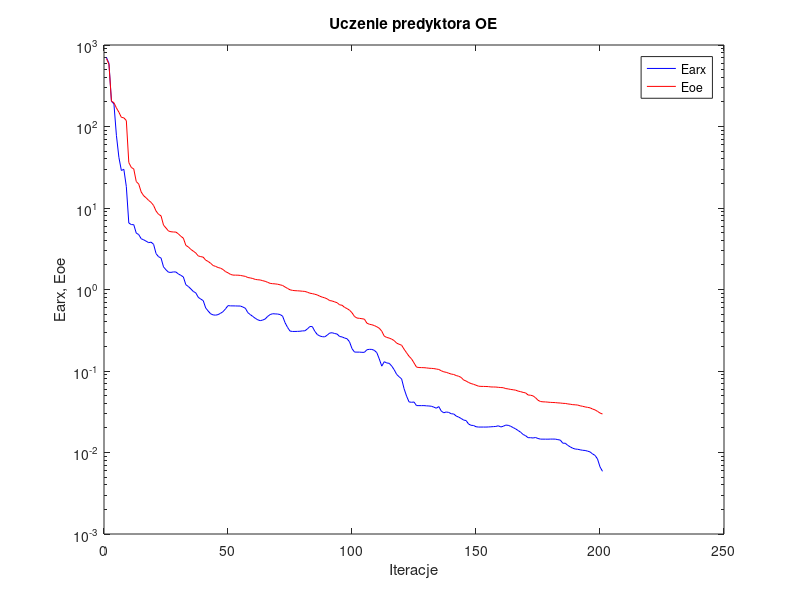
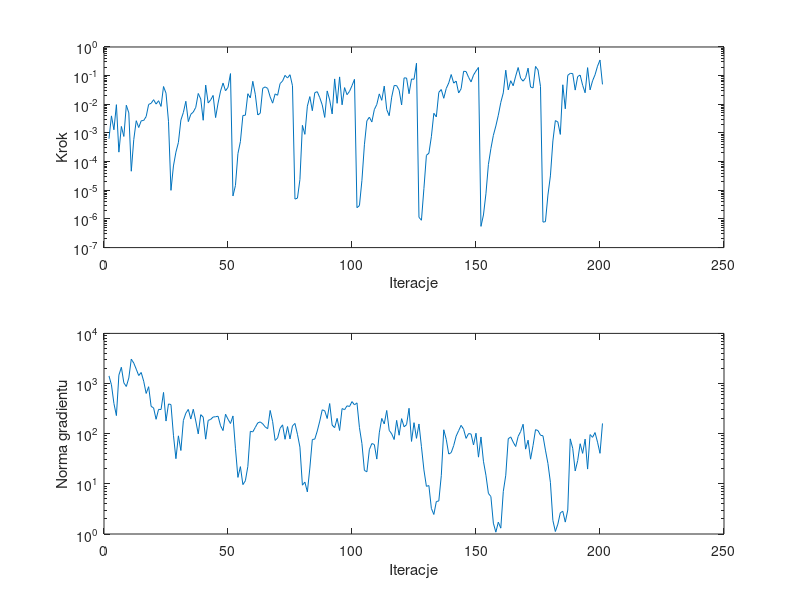

The MATLAB script that drew these images, in order:
%uczenie predyktora oe
clear all;
n=0; farx(n+1)=7.030927e+002; foe(n+1)=6.814515e+002; wspucz(n+1)=0.000000e+000; ng(n+1)=0.000000e+000;
%odnowa zmiennej metryki
n=1; farx(n+1)=5.947881e+002; foe(n+1)=5.776772e+002; krok(n+1)=6.298318e-004; ng(n+1)=1.421166e+003;
n=2; farx(n+1)=2.037492e+002; foe(n+1)=2.048231e+002; krok(n+1)=3.941672e-003; ng(n+1)=9.429995e+002;
n=3; farx(n+1)=1.898556e+002; foe(n+1)=1.957721e+002; krok(n+1)=1.293420e-003; ng(n+1)=4.003319e+002;
n=4; farx(n+1)=7.797061e+001; foe(n+1)=1.689648e+002; krok(n+1)=9.707132e-003; ng(n+1)=2.296846e+002;
n=5; farx(n+1)=4.188484e+001; foe(n+1)=1.497450e+002; krok(n+1)=2.141893e-004; ng(n+1)=1.473826e+003;
n=6; farx(n+1)=2.886423e+001; foe(n+1)=1.295474e+002; krok(n+1)=1.689356e-003; ng(n+1)=2.112290e+003;
n=7; farx(n+1)=2.983957e+001; foe(n+1)=1.278010e+002; krok(n+1)=7.553219e-004; ng(n+1)=1.032989e+003;
n=8; farx(n+1)=1.834770e+001; foe(n+1)=1.182483e+002; krok(n+1)=9.281129e-003; ng(n+1)=8.738879e+002;
n=9; farx(n+1)=6.547914e+000; foe(n+1)=3.613750e+001; krok(n+1)=5.022246e-003; ng(n+1)=1.292656e+003;
n=10; farx(n+1)=6.260327e+000; foe(n+1)=3.147544e+001; krok(n+1)=4.621295e-005; ng(n+1)=3.064148e+003;
n=11; farx(n+1)=6.243544e+000; foe(n+1)=3.012332e+001; krok(n+1)=5.859613e-004; ng(n+1)=2.560797e+003;
n=12; farx(n+1)=4.925602e+000; foe(n+1)=2.112980e+001; krok(n+1)=2.677949e-003; ng(n+1)=1.935992e+003;
n=13; farx(n+1)=4.720490e+000; foe(n+1)=1.966508e+001; krok(n+1)=1.548092e-003; ng(n+1)=1.443909e+003;
n=14; farx(n+1)=4.197288e+000; foe(n+1)=1.573155e+001; krok(n+1)=2.659087e-003; ng(n+1)=1.662446e+003;
n=15; farx(n+1)=4.068684e+000; foe(n+1)=1.412521e+001; krok(n+1)=2.728971e-003; ng(n+1)=1.114882e+003;
n=16; farx(n+1)=3.913281e+000; foe(n+1)=1.332212e+001; krok(n+1)=3.739948e-003; ng(n+1)=6.347531e+002;
n=17; farx(n+1)=3.760732e+000; foe(n+1)=1.238976e+001; krok(n+1)=9.899545e-003; ng(n+1)=8.653780e+002;
n=18; farx(n+1)=3.809947e+000; foe(n+1)=1.172305e+001; krok(n+1)=1.082825e-002; ng(n+1)=3.508114e+002;
n=19; farx(n+1)=3.582956e+000; foe(n+1)=1.072618e+001; krok(n+1)=1.448480e-002; ng(n+1)=3.270343e+002;
n=20; farx(n+1)=2.752001e+000; foe(n+1)=9.168508e+000; krok(n+1)=1.019447e-002; ng(n+1)=1.937960e+002;
n=21; farx(n+1)=2.525275e+000; foe(n+1)=8.360735e+000; krok(n+1)=1.333847e-002; ng(n+1)=3.056204e+002;
n=22; farx(n+1)=2.430915e+000; foe(n+1)=8.013838e+000; krok(n+1)=8.442897e-003; ng(n+1)=3.033149e+002;
n=23; farx(n+1)=1.893466e+000; foe(n+1)=6.165705e+000; krok(n+1)=4.171530e-002; ng(n+1)=6.650550e+002;
n=24; farx(n+1)=1.744262e+000; foe(n+1)=5.681522e+000; krok(n+1)=2.452306e-002; ng(n+1)=1.786286e+002;
n=25; farx(n+1)=1.628924e+000; foe(n+1)=5.219562e+000; krok(n+1)=2.559883e-003; ng(n+1)=3.920226e+002;
%odnowa zmiennej metryki
n=26; farx(n+1)=1.621962e+000; foe(n+1)=5.113424e+000; krok(n+1)=9.952471e-006; ng(n+1)=3.811896e+002;
n=27; farx(n+1)=1.644373e+000; foe(n+1)=5.078007e+000; krok(n+1)=7.066590e-005; ng(n+1)=9.318180e+001;
n=28; farx(n+1)=1.640549e+000; foe(n+1)=5.064005e+000; krok(n+1)=2.141893e-004; ng(n+1)=3.174422e+001;
n=29; farx(n+1)=1.549983e+000; foe(n+1)=4.813638e+000; krok(n+1)=4.676141e-004; ng(n+1)=9.061642e+001;
n=30; farx(n+1)=1.492006e+000; foe(n+1)=4.494107e+000; krok(n+1)=2.818159e-003; ng(n+1)=4.621526e+001;
n=31; farx(n+1)=1.425725e+000; foe(n+1)=4.265516e+000; krok(n+1)=5.167850e-003; ng(n+1)=1.831280e+002;
n=32; farx(n+1)=1.144447e+000; foe(n+1)=3.478004e+000; krok(n+1)=1.275465e-002; ng(n+1)=2.568317e+002;
n=33; farx(n+1)=1.088920e+000; foe(n+1)=3.329458e+000; krok(n+1)=2.487486e-003; ng(n+1)=3.047930e+002;
n=34; farx(n+1)=1.017310e+000; foe(n+1)=3.105982e+000; krok(n+1)=4.481633e-003; ng(n+1)=1.961992e+002;
n=35; farx(n+1)=9.466320e-001; foe(n+1)=2.957830e+000; krok(n+1)=5.368339e-003; ng(n+1)=3.070572e+002;
n=36; farx(n+1)=9.105392e-001; foe(n+1)=2.806854e+000; krok(n+1)=7.837498e-003; ng(n+1)=1.795714e+002;
n=37; farx(n+1)=8.021797e-001; foe(n+1)=2.581394e+000; krok(n+1)=2.387143e-002; ng(n+1)=9.905070e+001;
n=38; farx(n+1)=7.628581e-001; foe(n+1)=2.533164e+000; krok(n+1)=1.542549e-002; ng(n+1)=2.393976e+002;
n=39; farx(n+1)=7.314177e-001; foe(n+1)=2.494947e+000; krok(n+1)=2.774090e-003; ng(n+1)=2.142533e+002;
n=40; farx(n+1)=5.940396e-001; foe(n+1)=2.291241e+000; krok(n+1)=4.676808e-002; ng(n+1)=7.783671e+001;
n=41; farx(n+1)=5.444608e-001; foe(n+1)=2.210252e+000; krok(n+1)=1.111520e-002; ng(n+1)=1.841834e+002;
n=42; farx(n+1)=5.031194e-001; foe(n+1)=2.095682e+000; krok(n+1)=1.417782e-002; ng(n+1)=1.924395e+002;
n=43; farx(n+1)=4.880677e-001; foe(n+1)=1.969607e+000; krok(n+1)=2.038894e-002; ng(n+1)=2.148989e+002;
n=44; farx(n+1)=4.844149e-001; foe(n+1)=1.920343e+000; krok(n+1)=3.442236e-003; ng(n+1)=2.181063e+002;
n=45; farx(n+1)=4.918915e-001; foe(n+1)=1.861284e+000; krok(n+1)=1.109636e-002; ng(n+1)=2.229649e+002;
n=46; farx(n+1)=5.109922e-001; foe(n+1)=1.825710e+000; krok(n+1)=2.900728e-002; ng(n+1)=1.441812e+002;
n=47; farx(n+1)=5.346746e-001; foe(n+1)=1.758560e+000; krok(n+1)=5.507577e-002; ng(n+1)=1.153808e+002;
n=48; farx(n+1)=5.791243e-001; foe(n+1)=1.656727e+000; krok(n+1)=2.963700e-002; ng(n+1)=2.447624e+002;
n=49; farx(n+1)=6.340789e-001; foe(n+1)=1.602605e+000; krok(n+1)=3.904156e-002; ng(n+1)=1.943609e+002;
n=50; farx(n+1)=6.299161e-001; foe(n+1)=1.532966e+000; krok(n+1)=1.178633e-001; ng(n+1)=1.597149e+002;
%odnowa zmiennej metryki
n=51; farx(n+1)=6.295069e-001; foe(n+1)=1.502644e+000; krok(n+1)=6.333436e-006; ng(n+1)=2.259144e+002;
n=52; farx(n+1)=6.285676e-001; foe(n+1)=1.500415e+000; krok(n+1)=1.469853e-005; ng(n+1)=5.131249e+001;
n=53; farx(n+1)=6.271569e-001; foe(n+1)=1.498801e+000; krok(n+1)=1.897438e-004; ng(n+1)=1.344915e+001;
n=54; farx(n+1)=6.268236e-001; foe(n+1)=1.488581e+000; krok(n+1)=5.011162e-004; ng(n+1)=2.203888e+001;
n=55; farx(n+1)=6.093095e-001; foe(n+1)=1.467866e+000; krok(n+1)=4.077649e-003; ng(n+1)=9.656821e+000;
n=56; farx(n+1)=5.889582e-001; foe(n+1)=1.449382e+000; krok(n+1)=4.150488e-003; ng(n+1)=1.152250e+001;
n=57; farx(n+1)=5.196972e-001; foe(n+1)=1.402181e+000; krok(n+1)=2.340953e-002; ng(n+1)=2.227250e+001;
n=58; farx(n+1)=4.919490e-001; foe(n+1)=1.387114e+000; krok(n+1)=1.675780e-002; ng(n+1)=1.116620e+002;
n=59; farx(n+1)=4.669481e-001; foe(n+1)=1.363112e+000; krok(n+1)=6.345766e-002; ng(n+1)=1.087553e+002;
n=60; farx(n+1)=4.432561e-001; foe(n+1)=1.330406e+000; krok(n+1)=2.243330e-002; ng(n+1)=1.335813e+002;
n=61; farx(n+1)=4.248871e-001; foe(n+1)=1.317012e+000; krok(n+1)=4.243204e-003; ng(n+1)=1.642955e+002;
n=62; farx(n+1)=4.146165e-001; foe(n+1)=1.309043e+000; krok(n+1)=4.883941e-003; ng(n+1)=1.717971e+002;
n=63; farx(n+1)=4.218647e-001; foe(n+1)=1.282859e+000; krok(n+1)=3.620221e-002; ng(n+1)=1.575272e+002;
n=64; farx(n+1)=4.346929e-001; foe(n+1)=1.259813e+000; krok(n+1)=4.048730e-002; ng(n+1)=1.365066e+002;
n=65; farx(n+1)=4.680289e-001; foe(n+1)=1.223961e+000; krok(n+1)=3.571281e-002; ng(n+1)=1.258006e+002;
n=66; farx(n+1)=4.925266e-001; foe(n+1)=1.189585e+000; krok(n+1)=1.809047e-002; ng(n+1)=2.908053e+002;
n=67; farx(n+1)=5.045243e-001; foe(n+1)=1.178281e+000; krok(n+1)=1.097075e-002; ng(n+1)=1.738377e+002;
n=68; farx(n+1)=5.020614e-001; foe(n+1)=1.172186e+000; krok(n+1)=2.307159e-002; ng(n+1)=7.333562e+001;
n=69; farx(n+1)=5.000657e-001; foe(n+1)=1.161505e+000; krok(n+1)=2.067140e-002; ng(n+1)=8.217787e+001;
n=70; farx(n+1)=4.929639e-001; foe(n+1)=1.141576e+000; krok(n+1)=5.285294e-002; ng(n+1)=1.281072e+002;
n=71; farx(n+1)=4.718590e-001; foe(n+1)=1.121468e+000; krok(n+1)=6.486639e-002; ng(n+1)=1.501216e+002;
n=72; farx(n+1)=3.922725e-001; foe(n+1)=1.073595e+000; krok(n+1)=1.022485e-001; ng(n+1)=7.744618e+001;
n=73; farx(n+1)=3.431623e-001; foe(n+1)=1.030978e+000; krok(n+1)=8.277891e-002; ng(n+1)=1.387747e+002;
n=74; farx(n+1)=3.092013e-001; foe(n+1)=9.920324e-001; krok(n+1)=1.077557e-001; ng(n+1)=7.872581e+001;
n=75; farx(n+1)=3.056076e-001; foe(n+1)=9.759550e-001; krok(n+1)=4.438543e-002; ng(n+1)=1.433014e+002;
%odnowa zmiennej metryki
n=76; farx(n+1)=3.057937e-001; foe(n+1)=9.676170e-001; krok(n+1)=4.920561e-006; ng(n+1)=1.601936e+002;
n=77; farx(n+1)=3.063580e-001; foe(n+1)=9.641496e-001; krok(n+1)=5.317887e-006; ng(n+1)=9.743450e+001;
n=78; farx(n+1)=3.073709e-001; foe(n+1)=9.593280e-001; krok(n+1)=2.372164e-005; ng(n+1)=5.401405e+001;
n=79; farx(n+1)=3.105295e-001; foe(n+1)=9.524341e-001; krok(n+1)=1.846469e-003; ng(n+1)=9.410515e+000;
n=80; farx(n+1)=3.112171e-001; foe(n+1)=9.473419e-001; krok(n+1)=8.954602e-004; ng(n+1)=1.082678e+001;
n=81; farx(n+1)=3.280401e-001; foe(n+1)=9.263522e-001; krok(n+1)=8.625805e-003; ng(n+1)=6.905608e+000;
n=82; farx(n+1)=3.513253e-001; foe(n+1)=9.010767e-001; krok(n+1)=1.856024e-002; ng(n+1)=2.064308e+001;
n=83; farx(n+1)=3.507237e-001; foe(n+1)=8.902369e-001; krok(n+1)=5.980899e-003; ng(n+1)=7.662968e+001;
n=84; farx(n+1)=3.072060e-001; foe(n+1)=8.745283e-001; krok(n+1)=2.552053e-002; ng(n+1)=7.802363e+001;
n=85; farx(n+1)=2.804216e-001; foe(n+1)=8.576317e-001; krok(n+1)=2.753789e-002; ng(n+1)=1.135741e+002;
n=86; farx(n+1)=2.690874e-001; foe(n+1)=8.278198e-001; krok(n+1)=1.703693e-002; ng(n+1)=1.784398e+002;
n=87; farx(n+1)=2.637292e-001; foe(n+1)=8.061364e-001; krok(n+1)=9.506102e-003; ng(n+1)=2.993461e+002;
n=88; farx(n+1)=2.624077e-001; foe(n+1)=7.900225e-001; krok(n+1)=3.490481e-003; ng(n+1)=2.869296e+002;
n=89; farx(n+1)=2.754089e-001; foe(n+1)=7.671402e-001; krok(n+1)=2.925850e-002; ng(n+1)=2.008122e+002;
n=90; farx(n+1)=2.921218e-001; foe(n+1)=7.312349e-001; krok(n+1)=1.417782e-002; ng(n+1)=3.993290e+002;
n=91; farx(n+1)=2.948376e-001; foe(n+1)=7.229716e-001; krok(n+1)=4.606611e-003; ng(n+1)=1.484804e+002;
n=92; farx(n+1)=2.883388e-001; foe(n+1)=7.048149e-001; krok(n+1)=7.689657e-002; ng(n+1)=1.317321e+002;
n=93; farx(n+1)=2.841426e-001; foe(n+1)=6.884256e-001; krok(n+1)=1.082825e-002; ng(n+1)=2.020224e+002;
n=94; farx(n+1)=2.651742e-001; foe(n+1)=6.490292e-001; krok(n+1)=9.035956e-002; ng(n+1)=1.159180e+002;
n=95; farx(n+1)=2.618789e-001; foe(n+1)=6.408984e-001; krok(n+1)=9.602589e-003; ng(n+1)=3.173082e+002;
n=96; farx(n+1)=2.538957e-001; foe(n+1)=6.036622e-001; krok(n+1)=3.822127e-002; ng(n+1)=3.010719e+002;
n=97; farx(n+1)=2.488377e-001; foe(n+1)=5.832144e-001; krok(n+1)=2.165649e-002; ng(n+1)=3.599864e+002;
n=98; farx(n+1)=2.281966e-001; foe(n+1)=5.574480e-001; krok(n+1)=2.835564e-002; ng(n+1)=3.488220e+002;
n=99; farx(n+1)=1.881970e-001; foe(n+1)=5.186462e-001; krok(n+1)=4.486659e-002; ng(n+1)=4.367594e+002;
n=100; farx(n+1)=1.707946e-001; foe(n+1)=4.668560e-001; krok(n+1)=7.431643e-002; ng(n+1)=3.754442e+002;
%odnowa zmiennej metryki
n=101; farx(n+1)=1.704842e-001; foe(n+1)=4.465426e-001; krok(n+1)=2.472091e-006; ng(n+1)=4.117503e+002;
n=102; farx(n+1)=1.704753e-001; foe(n+1)=4.428022e-001; krok(n+1)=2.926265e-006; ng(n+1)=1.323494e+002;
n=103; farx(n+1)=1.695168e-001; foe(n+1)=4.380867e-001; krok(n+1)=2.219138e-005; ng(n+1)=6.361564e+001;
n=104; farx(n+1)=1.694724e-001; foe(n+1)=4.329040e-001; krok(n+1)=3.870864e-004; ng(n+1)=1.853731e+001;
n=105; farx(n+1)=1.821714e-001; foe(n+1)=3.863851e-001; krok(n+1)=2.660052e-003; ng(n+1)=1.739130e+001;
n=106; farx(n+1)=1.845190e-001; foe(n+1)=3.747076e-001; krok(n+1)=3.559503e-003; ng(n+1)=4.800562e+001;
n=107; farx(n+1)=1.840734e-001; foe(n+1)=3.694424e-001; krok(n+1)=2.414856e-003; ng(n+1)=6.363256e+001;
n=108; farx(n+1)=1.792425e-001; foe(n+1)=3.610680e-001; krok(n+1)=6.516589e-003; ng(n+1)=6.093340e+001;
n=109; farx(n+1)=1.681337e-001; foe(n+1)=3.490015e-001; krok(n+1)=9.876893e-003; ng(n+1)=3.118847e+001;
n=110; farx(n+1)=1.405791e-001; foe(n+1)=3.346519e-001; krok(n+1)=2.307159e-002; ng(n+1)=1.041649e+002;
n=111; farx(n+1)=1.146834e-001; foe(n+1)=3.080653e-001; krok(n+1)=1.376948e-002; ng(n+1)=2.017494e+002;
n=112; farx(n+1)=1.300313e-001; foe(n+1)=2.677589e-001; krok(n+1)=4.321748e-002; ng(n+1)=1.565471e+002;
n=113; farx(n+1)=1.256002e-001; foe(n+1)=2.581896e-001; krok(n+1)=6.555717e-003; ng(n+1)=2.904144e+002;
n=114; farx(n+1)=1.242348e-001; foe(n+1)=2.535052e-001; krok(n+1)=4.011567e-003; ng(n+1)=1.166240e+002;
n=115; farx(n+1)=1.151059e-001; foe(n+1)=2.460711e-001; krok(n+1)=1.773103e-002; ng(n+1)=9.928056e+001;
n=116; farx(n+1)=1.038214e-001; foe(n+1)=2.361920e-001; krok(n+1)=4.524124e-002; ng(n+1)=7.656956e+001;
n=117; farx(n+1)=9.089600e-002; foe(n+1)=2.197417e-001; krok(n+1)=4.486711e-002; ng(n+1)=1.843879e+002;
n=118; farx(n+1)=8.496233e-002; foe(n+1)=2.129500e-001; krok(n+1)=3.118548e-002; ng(n+1)=9.320683e+001;
n=119; farx(n+1)=8.005270e-002; foe(n+1)=2.072653e-001; krok(n+1)=9.502242e-003; ng(n+1)=1.996250e+002;
n=120; farx(n+1)=6.064281e-002; foe(n+1)=1.851072e-001; krok(n+1)=8.343059e-002; ng(n+1)=1.372720e+002;
n=121; farx(n+1)=4.919262e-002; foe(n+1)=1.675045e-001; krok(n+1)=8.277891e-002; ng(n+1)=1.516782e+002;
n=122; farx(n+1)=4.177058e-002; foe(n+1)=1.514873e-001; krok(n+1)=2.340953e-002; ng(n+1)=3.213442e+002;
n=123; farx(n+1)=4.130253e-002; foe(n+1)=1.410045e-001; krok(n+1)=7.652986e-002; ng(n+1)=7.014457e+001;
n=124; farx(n+1)=4.164384e-002; foe(n+1)=1.257640e-001; krok(n+1)=7.453607e-002; ng(n+1)=1.659022e+002;
n=125; farx(n+1)=3.764053e-002; foe(n+1)=1.117101e-001; krok(n+1)=2.709781e-001; ng(n+1)=8.080750e+001;
%odnowa zmiennej metryki
n=126; farx(n+1)=3.760048e-002; foe(n+1)=1.102835e-001; krok(n+1)=1.138748e-006; ng(n+1)=1.562890e+002;
n=127; farx(n+1)=3.759096e-002; foe(n+1)=1.101221e-001; krok(n+1)=9.006143e-007; ng(n+1)=5.507842e+001;
n=128; farx(n+1)=3.762287e-002; foe(n+1)=1.098531e-001; krok(n+1)=1.164400e-005; ng(n+1)=1.896469e+001;
n=129; farx(n+1)=3.737568e-002; foe(n+1)=1.091777e-001; krok(n+1)=1.662532e-004; ng(n+1)=8.918461e+000;
n=130; farx(n+1)=3.721932e-002; foe(n+1)=1.081591e-001; krok(n+1)=1.959760e-004; ng(n+1)=9.243683e+000;
n=131; farx(n+1)=3.694662e-002; foe(n+1)=1.077467e-001; krok(n+1)=7.394073e-004; ng(n+1)=3.244696e+000;
n=132; farx(n+1)=3.602504e-002; foe(n+1)=1.070706e-001; krok(n+1)=4.862884e-003; ng(n+1)=2.451382e+000;
n=133; farx(n+1)=3.495041e-002; foe(n+1)=1.057232e-001; krok(n+1)=3.625910e-003; ng(n+1)=4.433152e+000;
n=134; farx(n+1)=3.660966e-002; foe(n+1)=1.044724e-001; krok(n+1)=2.611507e-002; ng(n+1)=4.565575e+000;
n=135; farx(n+1)=3.218764e-002; foe(n+1)=1.006417e-001; krok(n+1)=3.280985e-002; ng(n+1)=1.454444e+001;
n=136; farx(n+1)=3.073722e-002; foe(n+1)=9.777523e-002; krok(n+1)=1.622219e-002; ng(n+1)=1.197757e+002;
n=137; farx(n+1)=3.140767e-002; foe(n+1)=9.629986e-002; krok(n+1)=3.571716e-002; ng(n+1)=7.737900e+001;
n=138; farx(n+1)=3.104012e-002; foe(n+1)=9.391662e-002; krok(n+1)=5.553162e-002; ng(n+1)=3.929705e+001;
n=139; farx(n+1)=2.988400e-002; foe(n+1)=9.172739e-002; krok(n+1)=1.093143e-001; ng(n+1)=4.194702e+001;
n=140; farx(n+1)=2.971754e-002; foe(n+1)=9.067030e-002; krok(n+1)=5.483245e-002; ng(n+1)=5.785663e+001;
n=141; farx(n+1)=2.806138e-002; foe(n+1)=8.797819e-002; krok(n+1)=6.458581e-002; ng(n+1)=8.951426e+001;
n=142; farx(n+1)=2.718638e-002; foe(n+1)=8.625023e-002; krok(n+1)=2.476948e-002; ng(n+1)=1.150207e+002;
n=143; farx(n+1)=2.618307e-002; foe(n+1)=8.345537e-002; krok(n+1)=3.500452e-002; ng(n+1)=1.467677e+002;
n=144; farx(n+1)=2.499424e-002; foe(n+1)=7.758777e-002; krok(n+1)=1.420813e-001; ng(n+1)=1.227540e+002;
n=145; farx(n+1)=2.468125e-002; foe(n+1)=7.535975e-002; krok(n+1)=1.392689e-001; ng(n+1)=8.058030e+001;
n=146; farx(n+1)=2.236710e-002; foe(n+1)=7.227410e-002; krok(n+1)=8.776600e-002; ng(n+1)=1.005568e+002;
n=147; farx(n+1)=2.157166e-002; foe(n+1)=7.018807e-002; krok(n+1)=6.046686e-002; ng(n+1)=9.862171e+001;
n=148; farx(n+1)=2.145360e-002; foe(n+1)=6.867921e-002; krok(n+1)=1.046893e-001; ng(n+1)=5.962460e+001;
n=149; farx(n+1)=2.071168e-002; foe(n+1)=6.693914e-002; krok(n+1)=1.454886e-001; ng(n+1)=1.022653e+002;
n=150; farx(n+1)=2.052494e-002; foe(n+1)=6.516749e-002; krok(n+1)=1.927395e-001; ng(n+1)=3.407461e+001;
%odnowa zmiennej metryki
n=151; farx(n+1)=2.052468e-002; foe(n+1)=6.474917e-002; krok(n+1)=5.503118e-007; ng(n+1)=8.602889e+001;
n=152; farx(n+1)=2.052790e-002; foe(n+1)=6.467853e-002; krok(n+1)=1.374064e-006; ng(n+1)=2.824361e+001;
n=153; farx(n+1)=2.051664e-002; foe(n+1)=6.455596e-002; krok(n+1)=7.530287e-006; ng(n+1)=1.488688e+001;
n=154; farx(n+1)=2.058093e-002; foe(n+1)=6.434499e-002; krok(n+1)=7.910691e-005; ng(n+1)=6.456479e+000;
n=155; farx(n+1)=2.066931e-002; foe(n+1)=6.373579e-002; krok(n+1)=2.852628e-004; ng(n+1)=5.586088e+000;
n=156; farx(n+1)=2.077877e-002; foe(n+1)=6.364861e-002; krok(n+1)=8.258271e-004; ng(n+1)=1.645628e+000;
n=157; farx(n+1)=2.088377e-002; foe(n+1)=6.356241e-002; krok(n+1)=1.750227e-003; ng(n+1)=1.087970e+000;
n=158; farx(n+1)=2.127044e-002; foe(n+1)=6.305386e-002; krok(n+1)=4.162174e-003; ng(n+1)=1.722020e+000;
n=159; farx(n+1)=2.058144e-002; foe(n+1)=6.267311e-002; krok(n+1)=1.165911e-002; ng(n+1)=1.308563e+000;
n=160; farx(n+1)=2.099111e-002; foe(n+1)=6.239038e-002; krok(n+1)=2.502768e-002; ng(n+1)=7.020645e+000;
n=161; farx(n+1)=2.170288e-002; foe(n+1)=6.084811e-002; krok(n+1)=1.548452e-001; ng(n+1)=1.487127e+001;
n=162; farx(n+1)=2.154209e-002; foe(n+1)=6.028222e-002; krok(n+1)=3.192003e-002; ng(n+1)=7.917529e+001;
n=163; farx(n+1)=2.096409e-002; foe(n+1)=5.939044e-002; krok(n+1)=6.640781e-002; ng(n+1)=8.631368e+001;
n=164; farx(n+1)=2.021040e-002; foe(n+1)=5.884964e-002; krok(n+1)=4.438543e-002; ng(n+1)=6.779435e+001;
n=165; farx(n+1)=1.946065e-002; foe(n+1)=5.816953e-002; krok(n+1)=9.636975e-002; ng(n+1)=5.545307e+001;
n=166; farx(n+1)=1.860862e-002; foe(n+1)=5.666960e-002; krok(n+1)=1.919924e-001; ng(n+1)=8.851160e+001;
n=167; farx(n+1)=1.772487e-002; foe(n+1)=5.579986e-002; krok(n+1)=8.100548e-002; ng(n+1)=1.106477e+002;
n=168; farx(n+1)=1.664130e-002; foe(n+1)=5.463110e-002; krok(n+1)=6.402713e-002; ng(n+1)=1.543302e+002;
n=169; farx(n+1)=1.607975e-002; foe(n+1)=5.386233e-002; krok(n+1)=8.485128e-002; ng(n+1)=4.923092e+001;
n=170; farx(n+1)=1.519912e-002; foe(n+1)=5.077138e-002; krok(n+1)=1.827549e-001; ng(n+1)=7.431227e+001;
n=171; farx(n+1)=1.520270e-002; foe(n+1)=5.043683e-002; krok(n+1)=4.022352e-002; ng(n+1)=3.104228e+001;
n=172; farx(n+1)=1.506793e-002; foe(n+1)=4.950970e-002; krok(n+1)=3.722882e-002; ng(n+1)=5.828874e+001;
n=173; farx(n+1)=1.527384e-002; foe(n+1)=4.701817e-002; krok(n+1)=2.093785e-001; ng(n+1)=1.205287e+002;
n=174; farx(n+1)=1.485558e-002; foe(n+1)=4.374682e-002; krok(n+1)=1.582207e-001; ng(n+1)=1.152770e+002;
n=175; farx(n+1)=1.459605e-002; foe(n+1)=4.224210e-002; krok(n+1)=4.215364e-002; ng(n+1)=9.316995e+001;
%odnowa zmiennej metryki
n=176; farx(n+1)=1.458570e-002; foe(n+1)=4.186170e-002; krok(n+1)=7.757589e-007; ng(n+1)=9.074196e+001;
n=177; farx(n+1)=1.457958e-002; foe(n+1)=4.176205e-002; krok(n+1)=8.020740e-007; ng(n+1)=4.702955e+001;
n=178; farx(n+1)=1.456960e-002; foe(n+1)=4.148049e-002; krok(n+1)=6.801400e-006; ng(n+1)=2.558388e+001;
n=179; farx(n+1)=1.461352e-002; foe(n+1)=4.122283e-002; krok(n+1)=3.176034e-005; ng(n+1)=1.072455e+001;
n=180; farx(n+1)=1.461472e-002; foe(n+1)=4.107905e-002; krok(n+1)=5.252174e-004; ng(n+1)=1.865843e+000;
n=181; farx(n+1)=1.459483e-002; foe(n+1)=4.094679e-002; krok(n+1)=2.707062e-003; ng(n+1)=1.121406e+000;
n=182; farx(n+1)=1.438612e-002; foe(n+1)=4.063700e-002; krok(n+1)=2.414856e-003; ng(n+1)=1.571697e+000;
n=183; farx(n+1)=1.419311e-002; foe(n+1)=4.048054e-002; krok(n+1)=8.898758e-004; ng(n+1)=2.652692e+000;
n=184; farx(n+1)=1.300890e-002; foe(n+1)=4.012182e-002; krok(n+1)=4.799811e-002; ng(n+1)=2.836567e+000;
n=185; farx(n+1)=1.299308e-002; foe(n+1)=3.999081e-002; krok(n+1)=6.970444e-003; ng(n+1)=1.726523e+000;
n=186; farx(n+1)=1.223265e-002; foe(n+1)=3.947067e-002; krok(n+1)=1.024776e-001; ng(n+1)=3.008931e+000;
n=187; farx(n+1)=1.173001e-002; foe(n+1)=3.912032e-002; krok(n+1)=1.200954e-001; ng(n+1)=7.890195e+001;
n=188; farx(n+1)=1.128060e-002; foe(n+1)=3.864860e-002; krok(n+1)=1.183650e-001; ng(n+1)=5.113412e+001;
n=189; farx(n+1)=1.103431e-002; foe(n+1)=3.847641e-002; krok(n+1)=3.133413e-002; ng(n+1)=1.808752e+001;
n=190; farx(n+1)=1.095505e-002; foe(n+1)=3.821549e-002; krok(n+1)=9.326072e-002; ng(n+1)=2.916612e+001;
n=191; farx(n+1)=1.079282e-002; foe(n+1)=3.740688e-002; krok(n+1)=1.046893e-001; ng(n+1)=6.311487e+001;
n=192; farx(n+1)=1.064958e-002; foe(n+1)=3.688882e-002; krok(n+1)=4.614317e-002; ng(n+1)=4.052669e+001;
n=193; farx(n+1)=1.058921e-002; foe(n+1)=3.625543e-002; krok(n+1)=2.527804e-002; ng(n+1)=7.792395e+001;
n=194; farx(n+1)=1.039159e-002; foe(n+1)=3.579533e-002; krok(n+1)=1.902702e-001; ng(n+1)=1.970957e+001;
n=195; farx(n+1)=1.016293e-002; foe(n+1)=3.532121e-002; krok(n+1)=3.192003e-002; ng(n+1)=9.606985e+001;
n=196; farx(n+1)=9.601231e-003; foe(n+1)=3.415903e-002; krok(n+1)=6.601690e-002; ng(n+1)=8.466909e+001;
n=197; farx(n+1)=9.218731e-003; foe(n+1)=3.333289e-002; krok(n+1)=1.072012e-001; ng(n+1)=1.054469e+002;
n=198; farx(n+1)=8.322561e-003; foe(n+1)=3.195842e-002; krok(n+1)=2.137961e-001; ng(n+1)=6.782286e+001;
n=199; farx(n+1)=6.670253e-003; foe(n+1)=3.052408e-002; krok(n+1)=3.505976e-001; ng(n+1)=4.062627e+001;
n=200; farx(n+1)=5.879048e-003; foe(n+1)=2.967544e-002; krok(n+1)=4.953895e-002; ng(n+1)=1.602168e+002;

figure; semilogy(farx,'b'); hold on; semilogy(foe,'r'); xlabel('Iteracje'); ylabel('Earx, Eoe'); legend('Earx','Eoe'); title('Uczenie predyktora OE');
figure; subplot(2,1,1); semilogy(krok); xlabel('Iteracje'); ylabel('Krok');
subplot(2,1,2); semilogy(ng); xlabel('Iteracje'); ylabel('Norma gradientu');
Earx=farx(n+1)
Eoe=foe(n+1)
